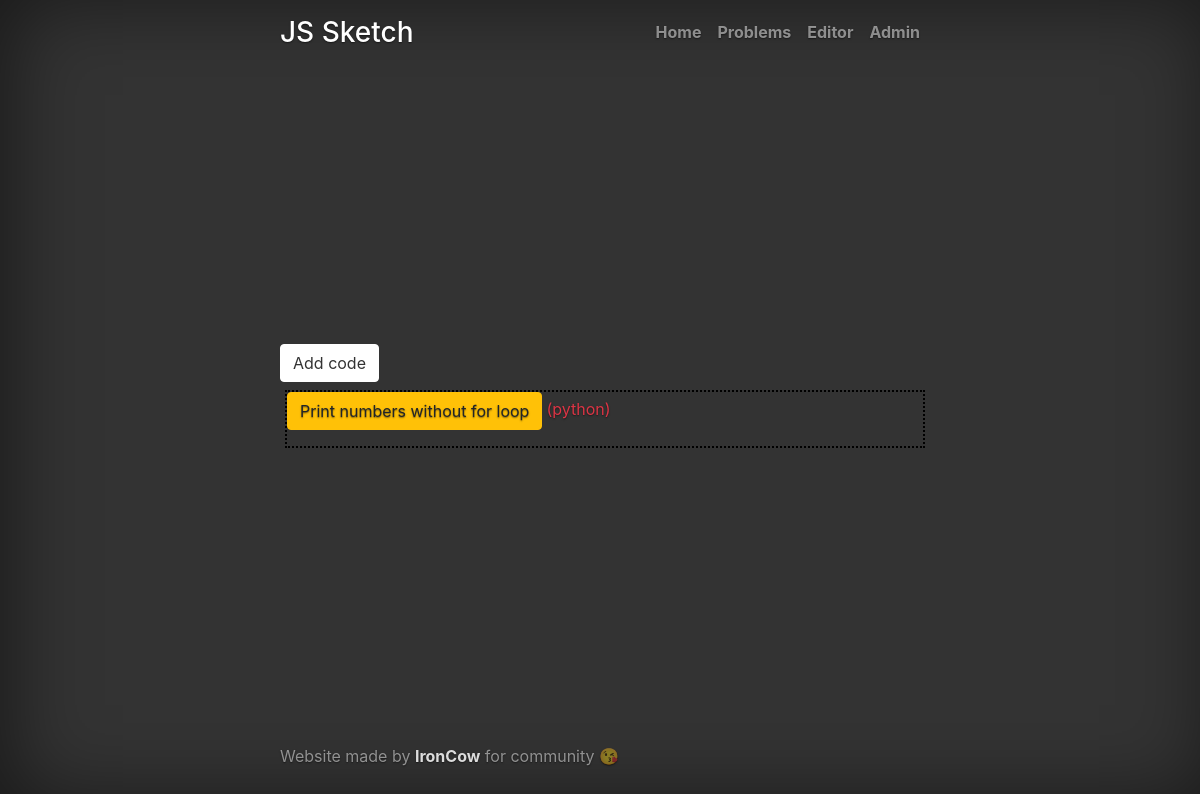
Before: /problems_list with the older database file.
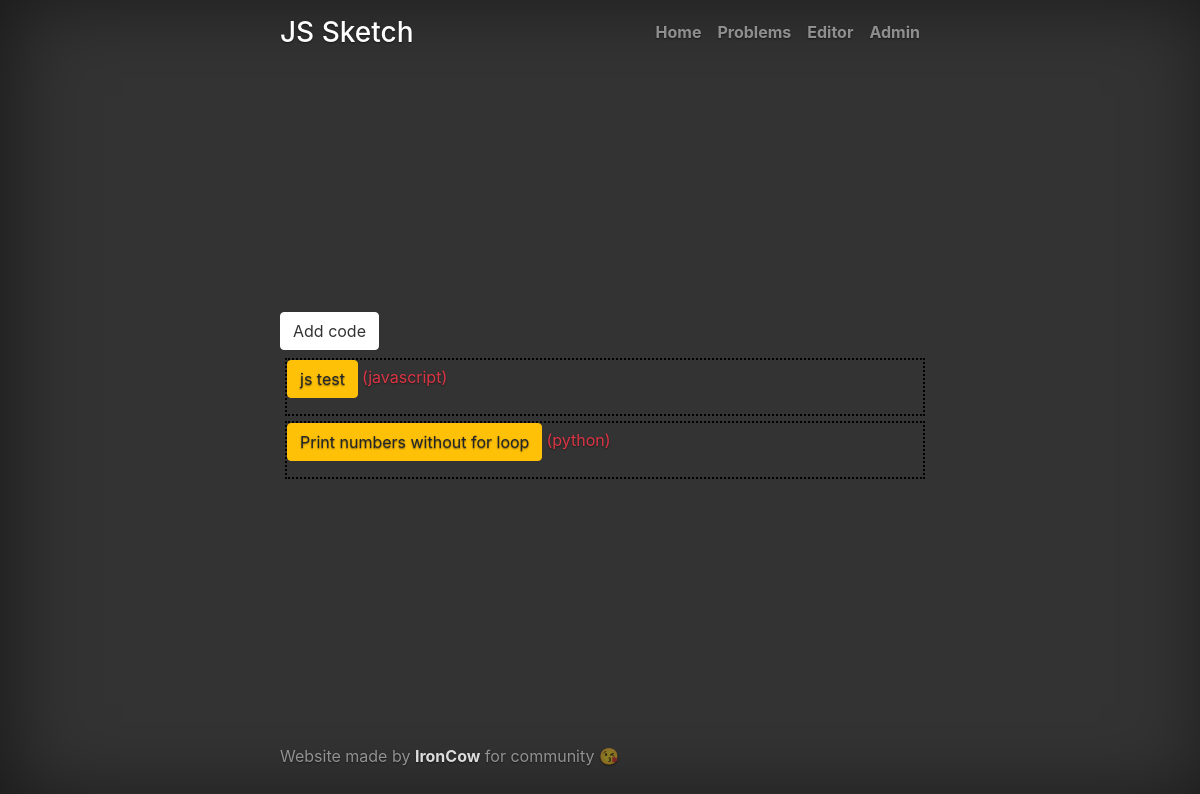
After: the same page with the newer database file.
### js_Sketch/models.py (models this page shows, shortened)
class Problem(models.Model):
    title = models.CharField(max_length=64)
    problemtext = models.TextField(max_length=1024)
    solutioncode = models.TextField(max_length=1024)
    timestamp = models.DateTimeField(auto_now_add=True)
    user = models.ForeignKey(User, on_delete=models.CASCADE)
    language = models.ForeignKey(Language, on_delete=models.CASCADE)
    class Meta:
        ordering = ["-id",]

class Language(models.Model):
    name = models.CharField(max_length=32, unique=True)
    def __str__(self):
        return self.name

### js_Sketch/views.py (the view, shortened to what this page needs)
# urls.py: path('problems_list', problems_list),
def problems_list(request):
    context = dict()
    all_tasks = Problem.objects.all()
    context['all_tasks'] = all_tasks
    if request.method == "GET":
        form = ProblemForm()
        context['form'] = form
        return render(request, "sketch/problems_list.html", context)

### templates/sketch/problems_list.html (shortened to what this page needs)
{% extends 'layouts/base.html' %}
{% load static %}
{% block content %}
<button class="btn btn-secondary" data-toggle="collapse" data-target=".multi-collapse" role="button" aria-expanded="false" aria-controls="form-for-code problemslist">Add code</button>
    <div id="problemslist" class="collapse show multi-collapse mt-2" >
        {% for problem in all_tasks %}
            <div style="border: 2px dotted black; width: 100%; margin: 5px">
                <p>
                    <span class="text-danger"><a data-toggle="collapse" href="#problem-code-{{ problem.id }}"
                                                 role="button" aria-expanded="false" aria-controls="collapseExample"
                                                 class="btn btn-warning mr-1">{{ problem.title }}</a>({{ problem.language }})</span>
                </p>
            </div>
        {% endfor %}
    </div>
{% endblock content %}

### templates/layouts/base.html (shortened to what this page needs)
<!doctype html>
{% load static %}
<html lang="en">
  <head>
<link rel="stylesheet" href="https://stackpath.bootstrapcdn.com/bootstrap/4.4.1/css/bootstrap.min.css">
        <link rel="stylesheet" href="https://stackpath.bootstrapcdn.com/bootstrap/4.4.1/css/bootstrap.min.css">
        <link href="{% static 'css/sketch/language_markup.css' %}" rel="stylesheet" type="text/css">
        <link href="{% static 'css/sketch/cover.css' %}" rel="stylesheet">
        <link rel="stylesheet" href="../../static/codemirror/lib/codemirror.css">
        <link rel="stylesheet" href="../../static/codemirror/theme/material-darker.css">
  </head>
  <body>
    <link rel="stylesheet" href="../../static/codemirror/lib/codemirror.css">
    <div class="cover-container d-flex w-100 h-100 p-3 mx-auto flex-column">
    {% include 'layouts/header.html' %}
  <main role="main" class="">
      {% block content %}
        {% endblock content %}
  </main>
  <footer class="mastfoot mt-auto">
    <div class="inner">
      <p>Website made by <strong style="color: gainsboro">IronCow</strong> for community 😘</p>
    </div>
  </footer>
</div>
</body>
</html>

### templates/layouts/header.html
<header class="masthead mb-auto">
    <div class="inner">
    <h3 class="masthead-brand">JS Sketch</h3>
        <nav class="nav nav-masthead justify-content-center">
            <a class="nav-link" href="/">Home</a>
            <a class="nav-link" href="/problems_list">Problems</a>
            <a class="nav-link" href="/js_editor">Editor</a>
            <a class="nav-link" href="#">Admin</a>
        </nav>
    </div>
</header>

### static/css/sketch/cover.css (style rules this page uses)
a, a:focus, a:hover { color: #fff; }
.btn-secondary, .btn-secondary:hover, .btn-secondary:focus { color: #333; text-shadow: none; background-color: #fff; border: .05rem solid #fff; }
html, body { background-color: #333; }
body { color: #fff; text-shadow: 0 .05rem .1rem rgba(0, 0, 0, .5); box-shadow: inset 10px 0 5rem rgba(0, 0, 0, .5); }
.cover-container { max-width: 42em; }
.masthead { margin-bottom: 2rem; }
.masthead-brand { margin-bottom: 0; }
.nav-masthead .nav-link { padding: .25rem 0; font-weight: 700; color: rgba(255, 255, 255, .5); background-color: transparent; border-bottom: .25rem solid transparent; }
.nav-masthead .nav-link + .nav-link { margin-left: 1rem; }
@media (min-width: 48em) { .masthead-brand { float: left; } }
@media (min-width: 48em) { .nav-masthead { float: right; } }
.mastfoot { color: rgba(255, 255, 255, .5); }

Changed rows visible on the page:
added Problem: title "js test", language "javascript"
